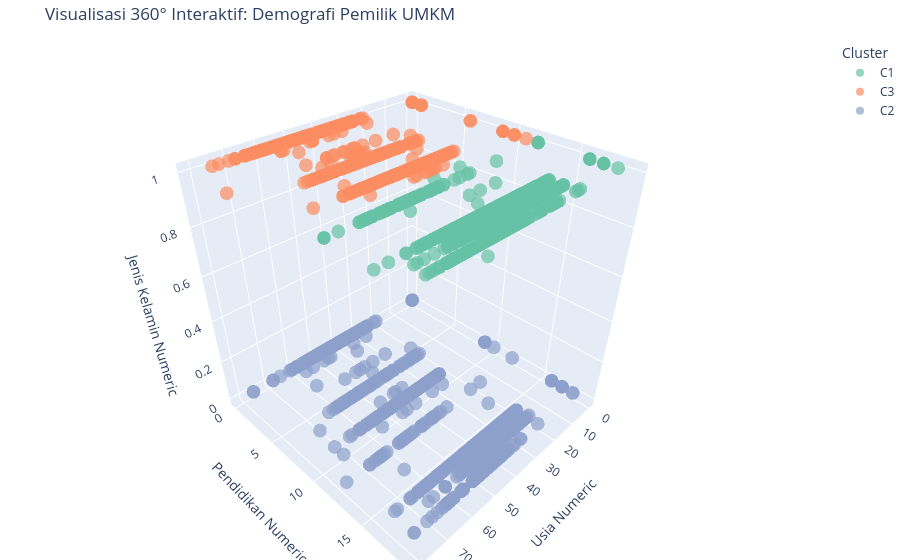

Notebook cell for this chart:
### Code cell
import plotly.express as px

# Membuat Scatter Plot 3D interaktif untuk Case 2
fig_3d = px.scatter_3d(
    df, 
    x=fitur_yang_dipakai[0], # Usia Numeric
    y=fitur_yang_dipakai[1], # Pendidikan Numeric
    z=fitur_yang_dipakai[2], # Jenis Kelamin Numeric
    color='Cluster',
    hover_name='Nama Usaha',
    title="Visualisasi 360° Interaktif: Demografi Pemilik UMKM",
    opacity=0.7,
    size_max=10,
    color_discrete_sequence=px.colors.qualitative.Set2 # Variasi palet warna
)

# Merapikan margin
fig_3d.update_layout(margin=dict(l=0, r=0, b=0, t=40))
fig_3d.show()

### Figure 1 — Plotly figure (JSON) as saved in the notebook; plotly's stock layout.template omitted (floating-point values rounded to 4 significant figures; data arrays with more than 128 entries replaced by an {"elided": "..."} marker saying what was removed)
{"data": [{"hovertemplate": "<b>%{hovertext}</b><br><br>Cluster=C1<br>Usia Numeric=%{x}<br>Pendidikan Numeric=%{y}<br>Jenis Kelamin Numeric=%{z}<extra></extra>", "hovertext": {"elided": "1089 str values"}, "legendgroup": "C1", "marker": {"color": "rgb(102,194,165)", "opacity": 0.7, "symbol": "circle"}, "mode": "markers", "name": "C1", "scene": "scene", "showlegend": true, "type": "scatter3d", "x": {"elided": "1089 int values"}, "y": {"elided": "1089 int values"}, "z": {"elided": "1089 int values"}}, {"hovertemplate": "<b>%{hovertext}</b><br><br>Cluster=C3<br>Usia Numeric=%{x}<br>Pendidikan Numeric=%{y}<br>Jenis Kelamin Numeric=%{z}<extra></extra>", "hovertext": {"elided": "622 str values"}, "legendgroup": "C3", "marker": {"color": "rgb(252,141,98)", "opacity": 0.7, "symbol": "circle"}, "mode": "markers", "name": "C3", "scene": "scene", "showlegend": true, "type": "scatter3d", "x": {"elided": "622 int values"}, "y": {"elided": "622 int values"}, "z": {"elided": "622 int values"}}, {"hovertemplate": "<b>%{hovertext}</b><br><br>Cluster=C2<br>Usia Numeric=%{x}<br>Pendidikan Numeric=%{y}<br>Jenis Kelamin Numeric=%{z}<extra></extra>", "hovertext": {"elided": "909 str values"}, "legendgroup": "C2", "marker": {"color": "rgb(141,160,203)", "opacity": 0.7, "symbol": "circle"}, "mode": "markers", "name": "C2", "scene": "scene", "showlegend": true, "type": "scatter3d", "x": {"elided": "909 int values"}, "y": {"elided": "909 int values"}, "z": {"elided": "909 int values"}}], "layout": {"legend": {"title": {"text": "Cluster"}, "tracegroupgap": 0}, "margin": {"b": 0, "l": 0, "r": 0, "t": 40}, "scene": {"domain": {"x": [0, 1], "y": [0, 1]}, "xaxis": {"title": {"text": "Usia Numeric"}}, "yaxis": {"title": {"text": "Pendidikan Numeric"}}, "zaxis": {"title": {"text": "Jenis Kelamin Numeric"}}}, "title": {"text": "Visualisasi 360° Interaktif: Demografi Pemilik UMKM"}}}
